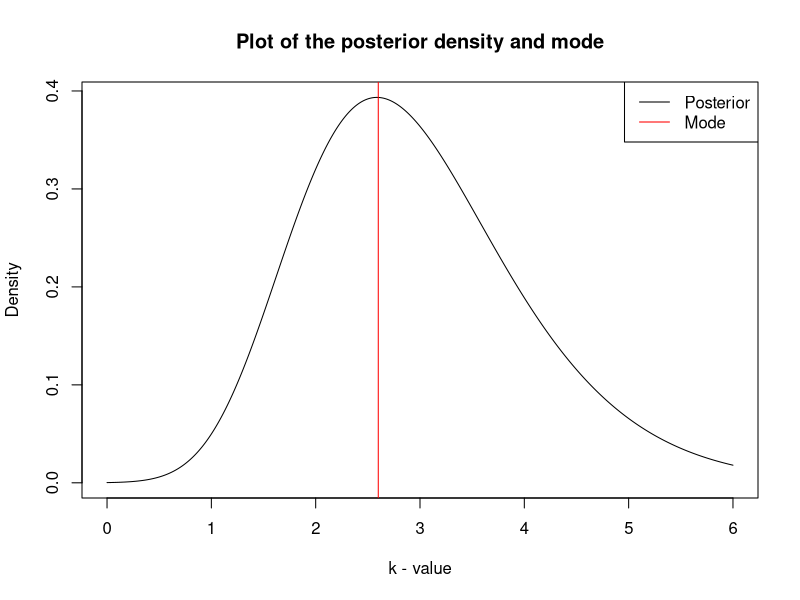

Write the R code that produced this figure.
y <- c(-2.79, 2.33, 1.83, -2.44, 2.23, 2.33, 2.07, 2.02, 2.14, 2.54)
mu <- 2.4
lambda <- 0.5
k <- 6
denumerator <- function(k, n)
{
  return ( (2 * pi * besselI(k, 0))^n )
}
numerator <- function(k, y, mu, lambda)
{
  return (lambda * exp(k * (sum(cos(y- mu)) - lambda) ) )
}
#f(k)
posterior_draw_k <- function(lambda, k, mu, y)
{
  result <- c()
  for (k in seq(from = 0, to = k, by = 0.01))
  {
    result <- c(result, (numerator(k = k, y = y, mu = mu, lambda = lambda) / denumerator(k = k, n = length(y)) ))
  }
  return (result)
}

draws <- posterior_draw_k(k = k, y = y, mu = mu, lambda = lambda)
draws <- (draws * 100) / sum(draws) #Multiply by 100 to cancel out the grid stepsize
plot(x = seq(0, k, 0.01), y = draws,
     xlab = "k - value", ylab = "Density", 
     main = "Plot of the posterior density and mode",
     type = 'l')
posterior_mode <- max(draws)
abline(v = max(which.max(draws) / 100), col = "red")
legend("topright", legend = c("Posterior", "Mode"),
       col = c("black", "red"), lty = 1)
